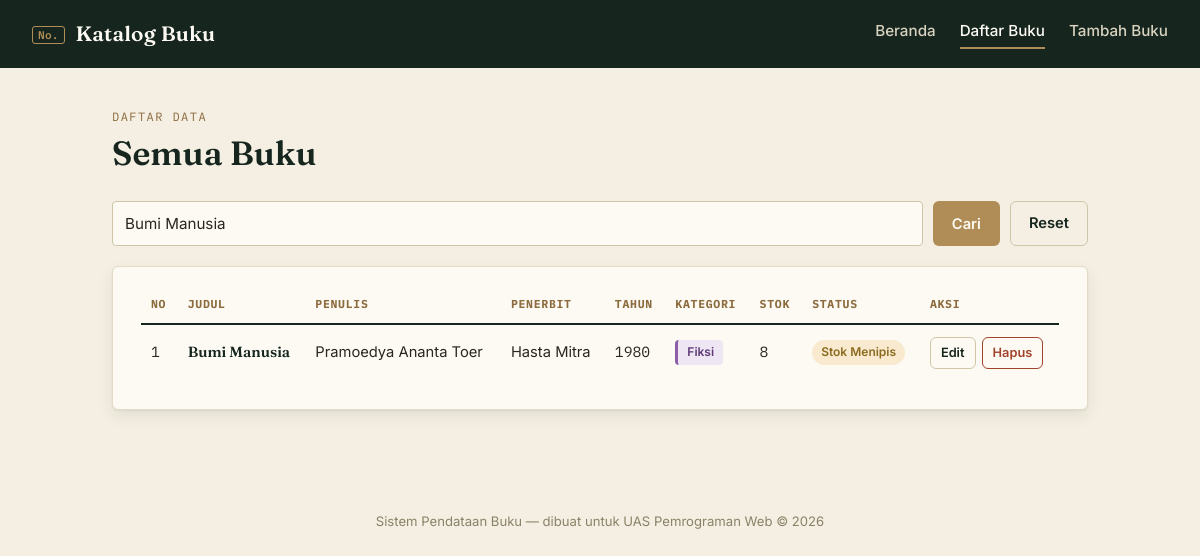
The page /daftar.php?cari=Bumi Manusia on the database its author committed.
### tables this page shows
CREATE TABLE IF NOT EXISTS buku (
    id_buku       INT AUTO_INCREMENT PRIMARY KEY,
    judul         VARCHAR(150) NOT NULL,
    penulis       VARCHAR(100) NOT NULL,
    penerbit      VARCHAR(100) NOT NULL,
    tahun_terbit  YEAR NOT NULL,
    kategori      VARCHAR(50)  NOT NULL,
    stok          INT NOT NULL DEFAULT 0,
    created_at    TIMESTAMP DEFAULT CURRENT_TIMESTAMP
);

### daftar.php (the view, shortened to what this page needs)
<?php
require "koneksi.php";
require "functions.php";
$keyword = isset($_GET['cari']) ? trim($_GET['cari']) : "";
$daftarBuku = getAllBuku($conn, $keyword);
include "header.php";
?>
<section class="page-head">
    <p class="eyebrow">Daftar Data</p>
    <h1>Semua Buku</h1>
</section>
<form action="daftar.php" method="GET" class="search-bar">
    <input type="text" name="cari" placeholder="Cari judul, penulis, atau kategori..."
           value="<?php echo htmlspecialchars($keyword); ?>">
    <button type="submit" class="btn btn-brass">Cari</button>
    <?php if ($keyword !== ""): ?>
        <a href="daftar.php" class="btn btn-ghost">Reset</a>
    <?php endif; ?>
</form>
<section class="card">
    <table class="table-ledger">
        <thead>
            <tr>
                <th>No</th>
                <th>Judul</th>
                <th>Penulis</th>
                <th>Penerbit</th>
                <th>Tahun</th>
                <th>Kategori</th>
                <th>Stok</th>
                <th>Status</th>
                <th>Aksi</th>
            </tr>
        </thead>
        <tbody>
        <?php
        if (count($daftarBuku) > 0) {
            $no = 1;
            foreach ($daftarBuku as $buku) {
                echo "<tr>";
                echo "<td class='mono'>" . $no . "</td>";
                echo "<td class='judul-cell'>" . htmlspecialchars($buku['judul']) . "</td>";
                echo "<td>" . htmlspecialchars($buku['penulis']) . "</td>";
                echo "<td>" . htmlspecialchars($buku['penerbit']) . "</td>";
                echo "<td class='mono'>" . htmlspecialchars($buku['tahun_terbit']) . "</td>";
                echo "<td>" . kategoriBadge($buku['kategori']) . "</td>";
                echo "<td class='mono'>" . (int) $buku['stok'] . "</td>";
                echo "<td>" . statusStok((int) $buku['stok']) . "</td>";
                echo "<td class='aksi-cell'>
                        <a href='edit.php?id=" . (int) $buku['id_buku'] . "' class='btn btn-small btn-ghost'>Edit</a>
                        <a href='hapus.php?id=" . (int) $buku['id_buku'] . "' class='btn btn-small btn-danger' onclick=\"return confirm('Hapus buku ini?');\">Hapus</a>
                      </td>";
                echo "</tr>";
                $no++;
            }
        } else {
            echo "<tr><td colspan='9' class='empty-row'>Belum ada data, atau data tidak ditemukan.</td></tr>";
        }
        ?>
        </tbody>
    </table>
</section>
<?php include "footer.php"; ?>

### functions.php (shortened to what this page needs)
<?php
function getAllBuku($conn, $keyword = "")
{
    $data = [];
    if ($keyword !== "") {
        $keyword = "%" . $keyword . "%";
        $query   = "SELECT * FROM buku
                     WHERE judul LIKE ? OR penulis LIKE ? OR kategori LIKE ?
                     ORDER BY id_buku DESC";
        $stmt = mysqli_prepare($conn, $query);
        mysqli_stmt_bind_param($stmt, "sss", $keyword, $keyword, $keyword);
        mysqli_stmt_execute($stmt);
        $result = mysqli_stmt_get_result($stmt);
    } else {
        $query  = "SELECT * FROM buku ORDER BY id_buku DESC";
        $result = mysqli_query($conn, $query);
    }
    while ($row = mysqli_fetch_assoc($result)) {
        $data[] = $row;
    }
    return $data;
}
function statusStok($stok)
{
    if ($stok > 10) {
        return '<span class="badge badge-aman">Stok Aman</span>';
    } elseif ($stok > 0) {
        return '<span class="badge badge-menipis">Stok Menipis</span>';
    } else {
        return '<span class="badge badge-kosong">Stok Kosong</span>';
    }
}
function kategoriBadge($kategori)
{
    switch ($kategori) {
        case "Fiksi":
            $kelas = "kat-fiksi";
            break;
    }
    return '<span class="kategori ' . $kelas . '">' . htmlspecialchars($kategori) . '</span>';
}
?>

### css/style.css (style rules this page uses)
:root { --forest-900: #16261F; --forest-700: #234134; --cream-50: #FCFAF3; --cream-100: #F4EFE2; --brass-500: #B08D57; --brass-700: #8C6B3E; --ink-700: #2B2620; --rust-500: #A1432B; --rust-700: #7E3220; --sage-500: #5E8569; --font-display: "Fraunces", Georgia, serif; --font-body: "Inter", system-ui, sans-serif; --font-mono: "IBM Plex Mono", "Courier New", monospace; --radius: 6px; --shadow-card: 0 1px 2px rgba(22, 38, 31, 0.06), 0 6px 16px rgba(22, 38, 31, 0.08); }
* { box-sizing: border-box; }
html { scroll-behavior: smooth; }
body { margin: 0; background: var(--cream-100); color: var(--ink-700); font-family: var(--font-body); line-height: 1.55; }
a { color: var(--brass-700); text-decoration: none; }
.mono { font-family: var(--font-mono); }
.page-head { margin-bottom: 28px; }
.eyebrow { font-family: var(--font-mono); text-transform: uppercase; letter-spacing: 0.12em; font-size: 0.75rem; color: var(--brass-700); margin: 0 0 6px; }
h1, h2 { font-family: var(--font-display); color: var(--forest-900); margin: 0 0 12px; font-weight: 600; }
h1 { font-size: 2.1rem; line-height: 1.2; }
.card { background: var(--cream-50); border: 1px solid #e3dbc6; border-radius: var(--radius); box-shadow: var(--shadow-card); padding: 28px; }
.btn { display: inline-flex; align-items: center; gap: 6px; font-family: var(--font-body); font-weight: 600; font-size: 0.92rem; padding: 10px 18px; border-radius: var(--radius); border: 1px solid transparent; cursor: pointer; transition: background 0.15s ease, color 0.15s ease, border-color 0.15s ease; }
.btn-brass { background: var(--brass-500); color: var(--cream-50); }
.btn-ghost { background: transparent; color: var(--forest-900); border-color: #cfc6a9; }
.btn-danger { background: transparent; color: var(--rust-500); border-color: var(--rust-500); }
.btn-small { padding: 5px 10px; font-size: 0.8rem; }
input[type="text"], input[type="number"], select { width: 100%; padding: 10px 12px; border: 1px solid #cfc6a9; border-radius: 4px; background: var(--cream-50); font-family: var(--font-body); font-size: 0.95rem; color: var(--ink-700); }
.search-bar { display: flex; gap: 10px; margin-bottom: 20px; flex-wrap: wrap; }
.search-bar input[type="text"] { flex: 1; min-width: 220px; }
.table-ledger { width: 100%; border-collapse: collapse; font-size: 0.92rem; }
.table-ledger th { text-align: left; font-family: var(--font-mono); font-size: 0.72rem; text-transform: uppercase; letter-spacing: 0.06em; color: var(--brass-700); border-bottom: 2px solid var(--forest-900); padding: 0 10px 10px; }
.table-ledger td { padding: 12px 10px; border-bottom: 1px dashed #ddd4ba; vertical-align: middle; }
.table-ledger tr:last-child td { border-bottom: none; }
.judul-cell { font-family: var(--font-display); font-weight: 600; color: var(--forest-900); }
.aksi-cell { display: flex; gap: 6px; white-space: nowrap; }
.badge { display: inline-block; padding: 3px 9px; border-radius: 999px; font-size: 0.75rem; font-weight: 600; }
.badge-menipis { background: #F8E9CF; color: #8C6B1F; }
.kategori { display: inline-block; padding: 3px 9px; border-radius: 4px; font-size: 0.75rem; font-weight: 600; border-left: 3px solid; }
.kat-fiksi { background: #EFE6F4; border-color: #8A5FA8; color: #5C3A77; }

### rows shown on the page
buku: judul "Bumi Manusia", penulis "Pramoedya Ananta Toer", penerbit "Hasta Mitra", tahun_terbit "1980", kategori "Fiksi", stok "8", shows "Stok Menipis"
